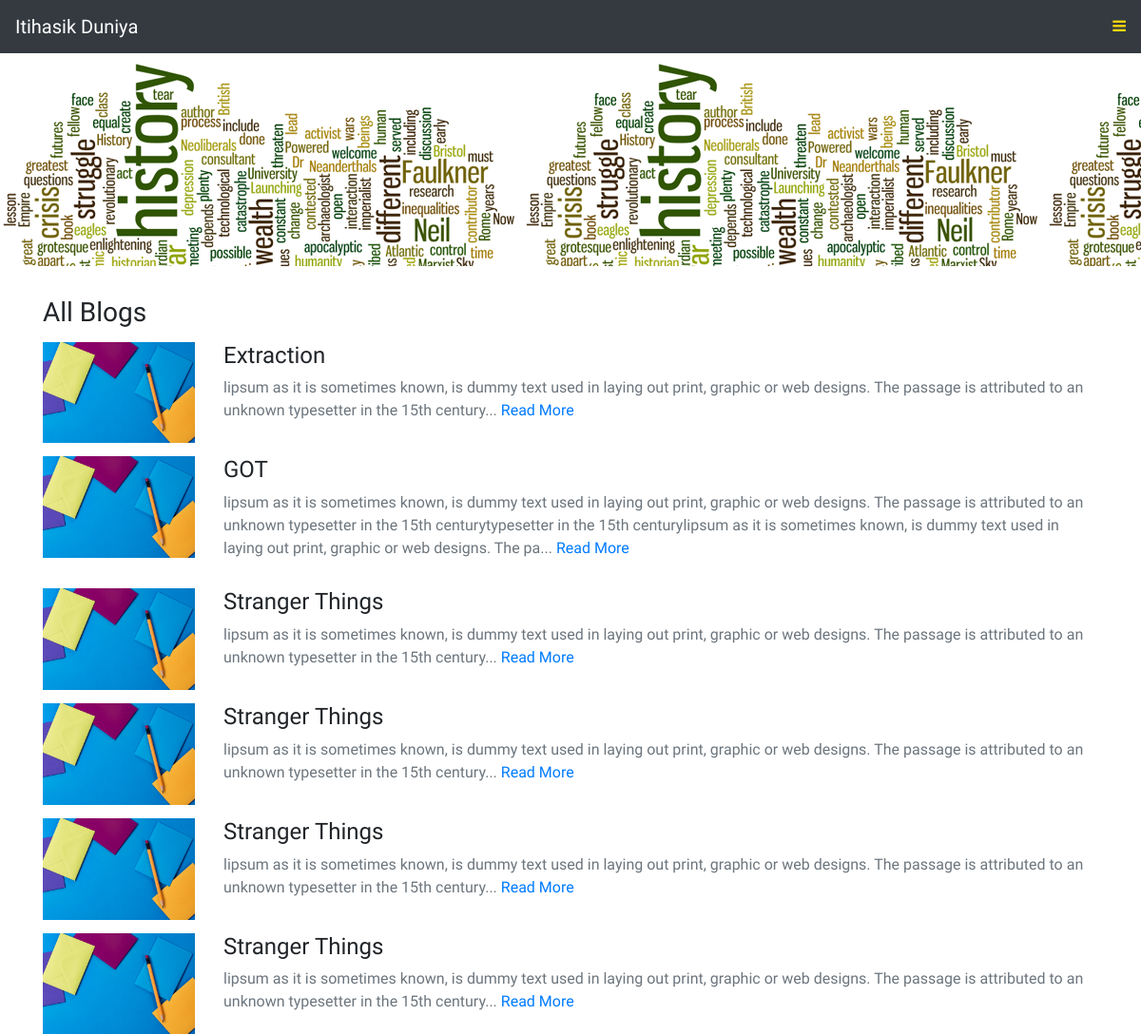
The app's page /blogs/ with its own data.
### blogApp/models.py (models this page shows, shortened)
class Blog(models.Model):
	title = models.CharField(max_length=800)
	brief = models.CharField(max_length=2500)
	body = models.TextField()
	image = models.ImageField(upload_to='Blog_Img', null=True, blank=True)
	slug = models.CharField(max_length=100, unique=True)
	date = models.DateTimeField(default=datetime.now)
	def get_absolute_url(self):
		return reverse("blogApp:blogdetail", kwargs={'slug':self.slug})
	class Meta:
		ordering = ['-date']

### blogApp/views.py (the view)
# urls.py: path('blogs/', BlogView.as_view(), name='blogs'),
class BlogView(ListView):
	model = Blog
	paginate_by = 10
	template_name = 'blog.html'
	context_object_name = 'blogs'

### blogApp/templates/blog.html (shortened to what this page needs)
{% load static %}
{% include 'header.html' %}
{% include 'nav.html' %}
    <div class="jumbotron jumbotron-fluid" style="background-image: url('{% static 'blogApp/img/history2.png'%}'); padding-bottom: 10em;">
    </div>
    <section class="allBlog">
        <div class="container">
            <h3>All Blogs</h3>
            {% for blog in blogs %}
            <div class="row allBlogsPost">
                <div class="col-lg-2 col-md-2 col-sm-4 col-4">
                    <img src="{{blog.image.url}}" class="img-fluid">
                </div>
                <div class="col-lg-10 col-md-10 col-sm-8 col-8">
                    <h4>{{blog.title}}</h4>
                    <p class="text-secondary">{{blog.brief|slice:":300"}}...
                        <a href="{{blog.get_absolute_url}}">Read More</a>
                    </p>
                </div>
            </div>
            {% endfor %}
        </div>
    </section>
    {% include 'footer2.html' %}

### blogApp/static/blogApp/css/styleindex.css (style rules this page uses)
html { scroll-behavior: smooth; }
* { margin: 0; padding: 0; box-sizing: border-box; font-family: 'Acme', sans-serif; }
a { text-decoration: none; }
.allBlog { width: 100%; margin-top: 20px; height: auto; }
.allBlogsPost { margin-top: 14px; }
::placeholder { font-size: 0.85rem; }

### records on screen
Blog: image (picture), title "Extraction", brief "lipsum as it is sometimes known, is dummy text used in laying out print, graphic or web designs. The passage is attributed to an unknown typesetter in the 15th century"
Blog: image (picture), title "GOT", brief "lipsum as it is sometimes known, is dummy text used in laying out print, graphic or web designs. The passage is attributed to an unknown typesetter in the 15th centurytypesetter in the 15th centurylipsum as it is sometimes known, is dummy text used in laying out print, graphic or web designs. The pa"
Blog: image (picture), title "Stranger Things", brief "lipsum as it is sometimes known, is dummy text used in laying out print, graphic or web designs. The passage is attributed to an unknown typesetter in the 15th century"
Blog: image (picture), title "Stranger Things", brief "lipsum as it is sometimes known, is dummy text used in laying out print, graphic or web designs. The passage is attributed to an unknown typesetter in the 15th century"
Blog: image (picture), title "Stranger Things", brief "lipsum as it is sometimes known, is dummy text used in laying out print, graphic or web designs. The passage is attributed to an unknown typesetter in the 15th century"
Blog: image (picture), title "Stranger Things", brief "lipsum as it is sometimes known, is dummy text used in laying out print, graphic or web designs. The passage is attributed to an unknown typesetter in the 15th century"
